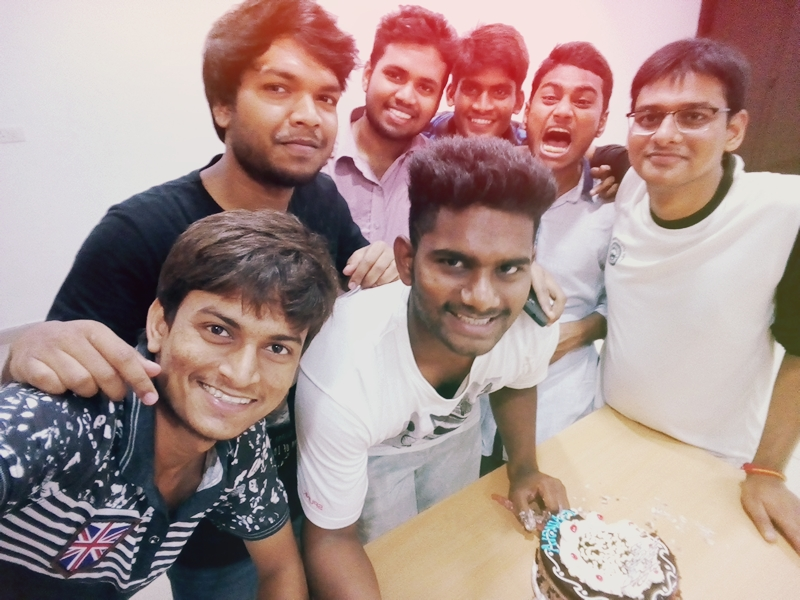
#> input picture MAMA.jpg, 800 x 600 px
$ python Gradient.py   (older library calls are emulated)
#> lines starting #> are read from the running program, lines starting #| are printed output that depends on the picture
import sys
import cv2
import numpy as np
from matplotlib import pyplot as plt

img = cv2.imread('MAMA.jpg', 0)
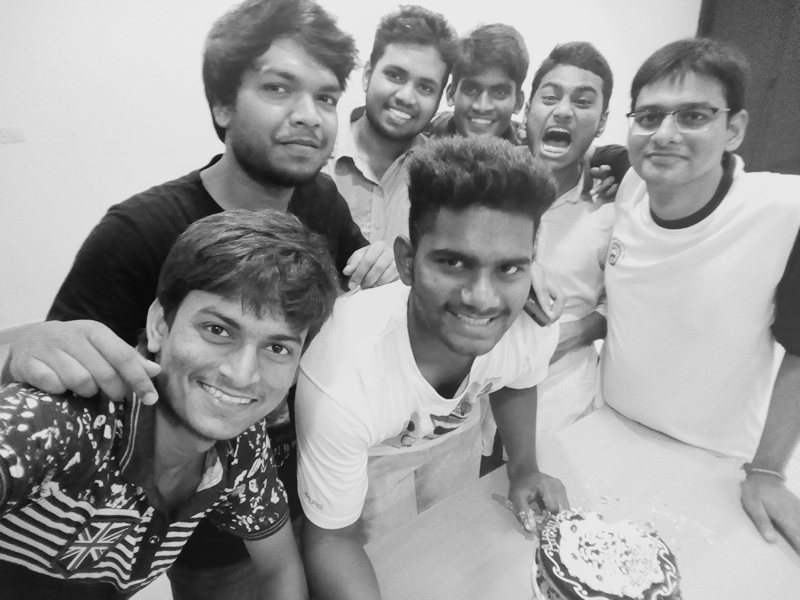
#> img: shape (600, 800); min 10, max 235, mean 152.1

laplacian64 = cv2.Laplacian(img, cv2.CV_64F)
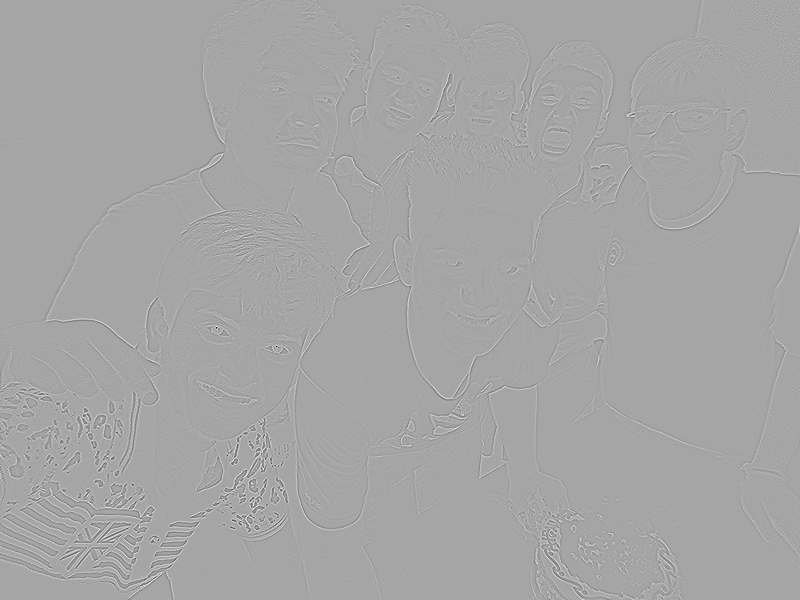
#> laplacian64: shape (600, 800) float64; min -482, max 260, mean 0; drawn with min black and max white
sobelx64 = cv2.Sobel(img, cv2.CV_64F, 1, 0, ksize = 5)
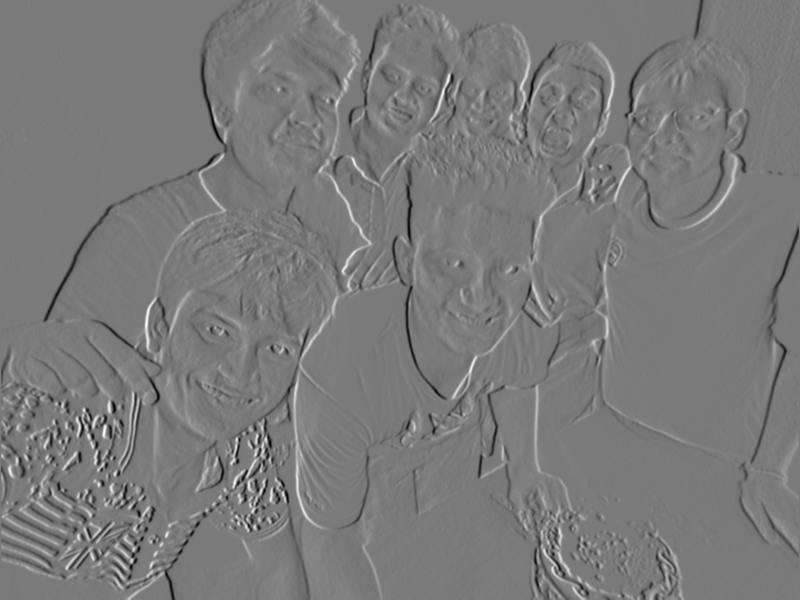
#> sobelx64: shape (600, 800) float64; min -7553, max 8152, mean -5.6; drawn with min black and max white
sobely64 = cv2.Sobel(img, cv2.CV_64F, 0, 1, ksize = 5)
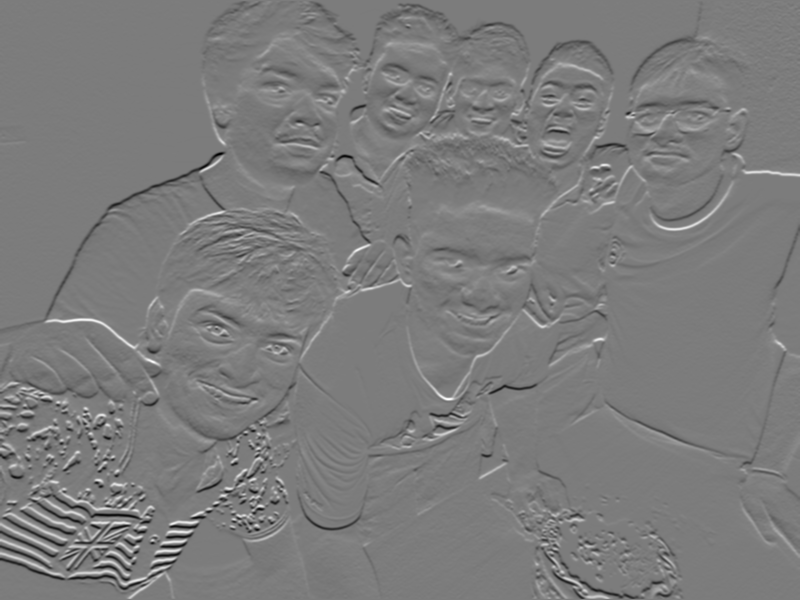
#> sobely64: shape (600, 800) float64; min -8308, max 8715, mean -14.7; drawn with min black and max white

laplacian = np.uint8(np.absolute(laplacian64))
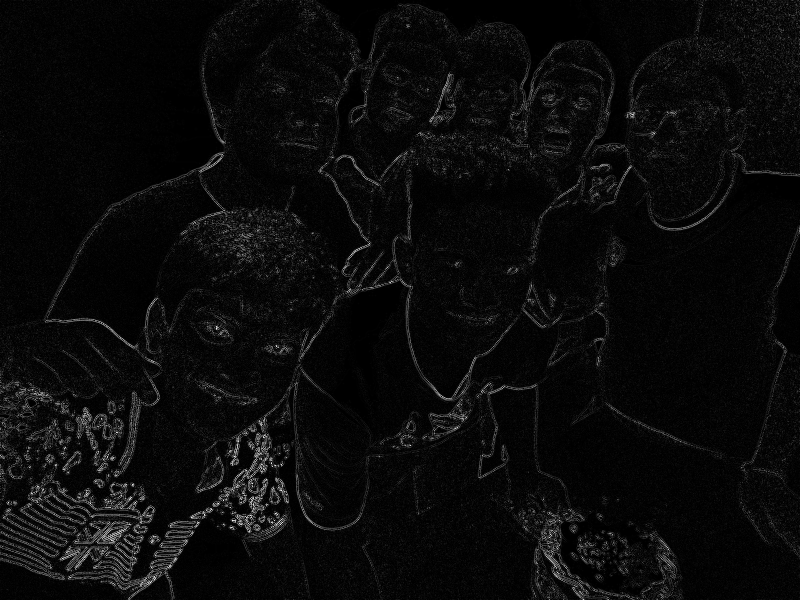
#> laplacian: shape (600, 800); min 0, max 255, mean 10.5
sobelx = np.uint8(np.absolute(sobelx64))
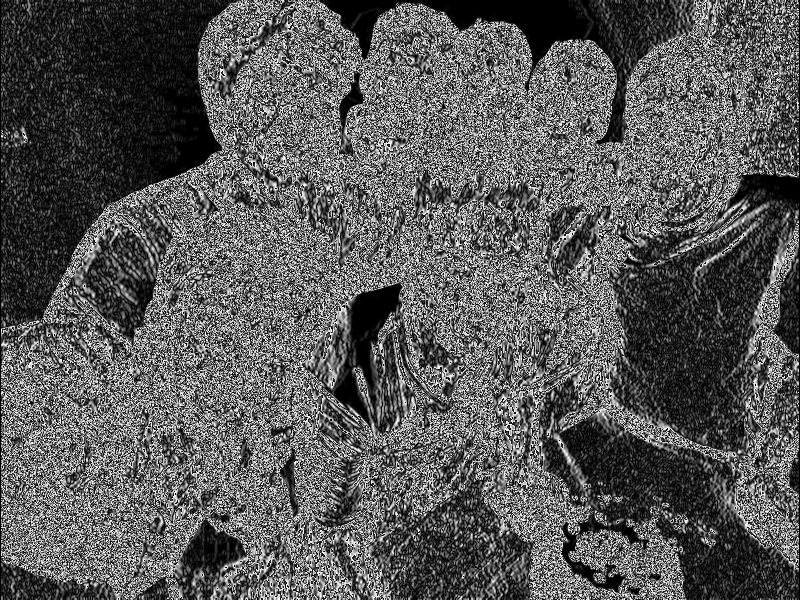
#> sobelx: shape (600, 800); min 0, max 255, mean 89.4
sobely = np.uint8(np.absolute(sobely64))
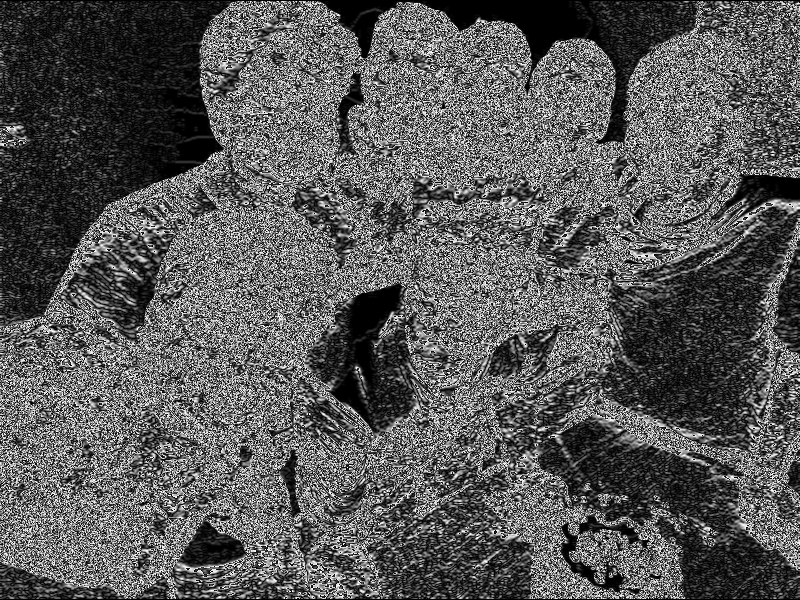
#> sobely: shape (600, 800); min 0, max 255, mean 88.9
#cv2.imshow('Laplacian', sobelx)
#if cv2.waitKey(0) & oxFF == ord('q'):
#    cv2.distroyAllWindow()
plt.subplot(2, 2, 1), plt.imshow(img, cmap = 'gray')
plt.title('Original'), plt.xticks([]), plt.yticks([])
plt.subplot(2, 2, 2), plt.imshow(laplacian, cmap = 'gray')
plt.title('Laplacian'), plt.xticks([]), plt.yticks([])
plt.subplot(2, 2, 3), plt.imshow(sobelx, cmap = 'gray')
plt.title('sobelx'), plt.xticks([]), plt.yticks([])
plt.subplot(2, 2, 4), plt.imshow(sobely, 'gray')
plt.title('sobely'), plt.xticks([]), plt.yticks([])

plt.show()
